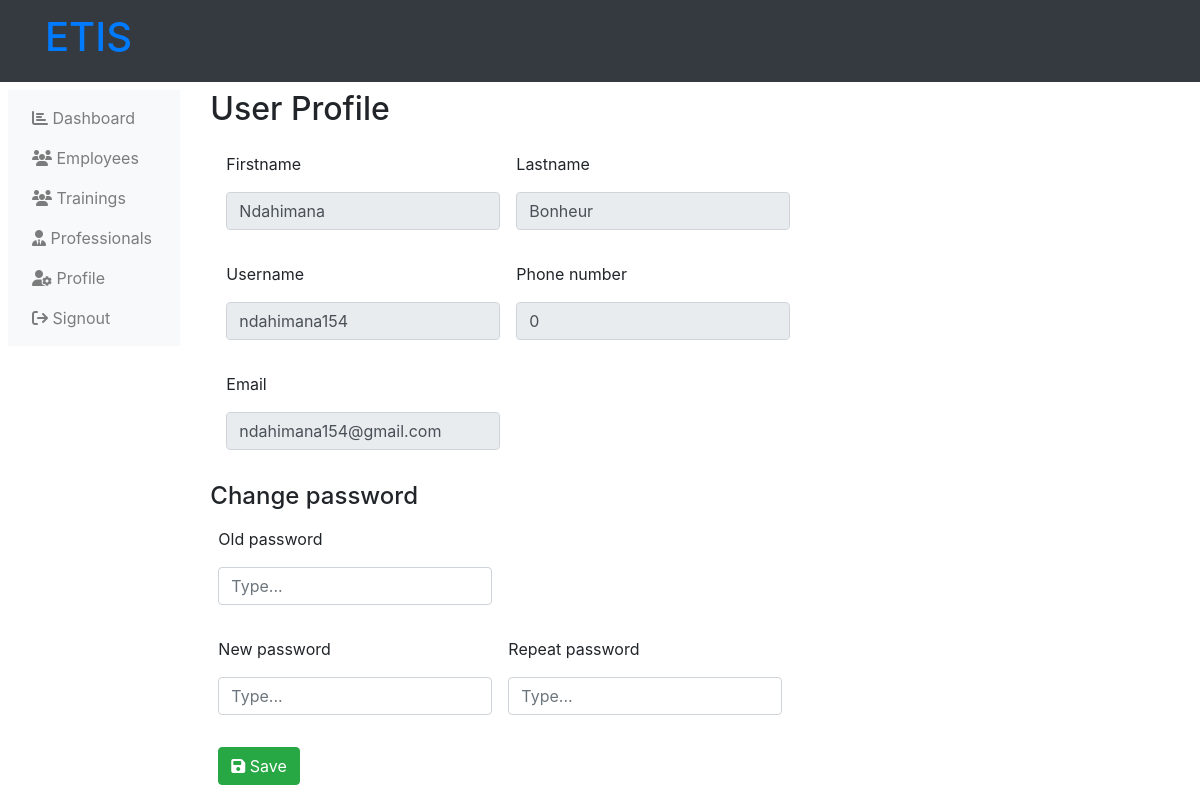
Before: /administrator-profile-settings.php (signed in) with the older database file.
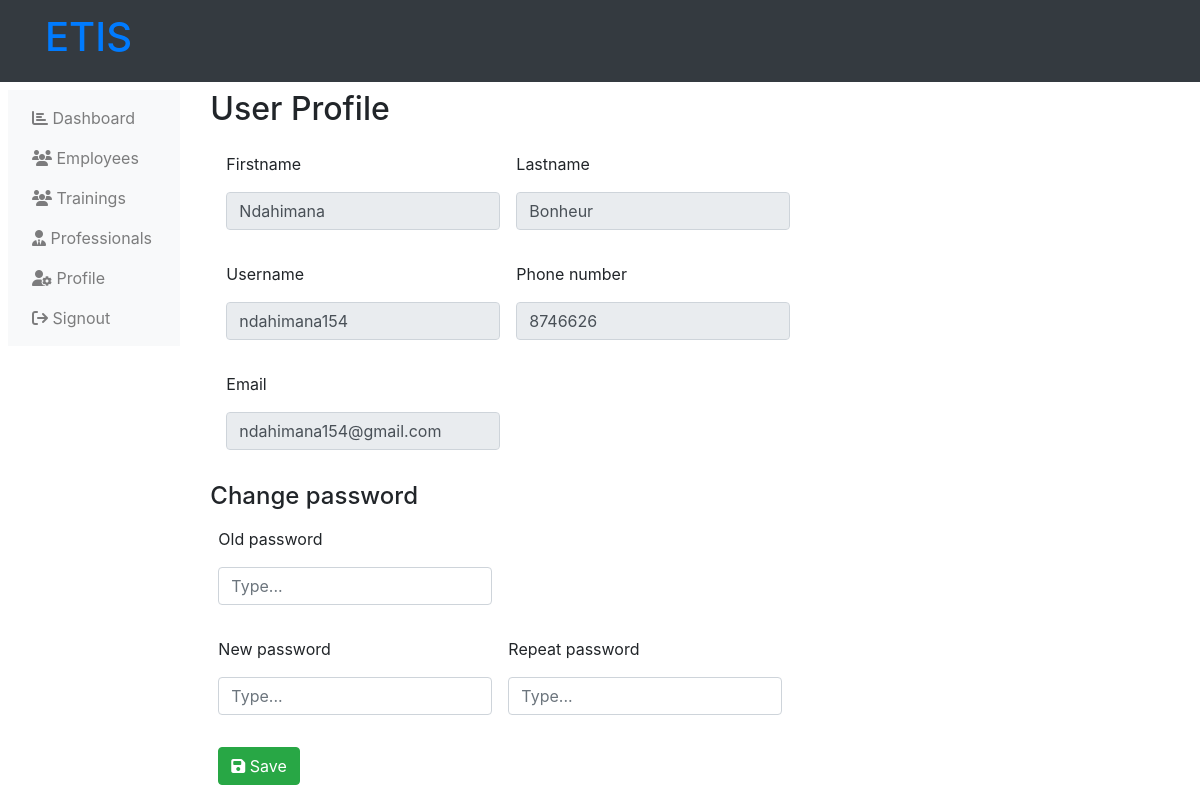
After: the same page with the newer database file.
### tables this page shows
CREATE TABLE `users` (
  `user_id` int(11) NOT NULL,
  `user_nid` text NOT NULL,
  `user_name` varchar(255) NOT NULL,
  `user_fn` varchar(255) NOT NULL,
  `user_ln` varchar(255) NOT NULL,
  `user_email` varchar(255) NOT NULL,
  `user_phone` int(11) NOT NULL,
  `user_pass` varchar(255) NOT NULL,
  `user_type` varchar(255) NOT NULL,
  `department` int(11) NOT NULL,
  `user_state` varchar(255) NOT NULL
);

### php/administration-sessions.php (called while the page is built)
<?php
    $acting_admin_id = $_SESSION['user_id'];
    $getuserinfos = mysqli_query($server,"SELECT * from users WHERE
        user_id = '$acting_admin_id' AND user_type = 'Administration'
    ");
    $data_user_infos = mysqli_fetch_array($getuserinfos);
    $acting_fn = $data_user_infos['user_fn'];
    $acting_ln = $data_user_infos['user_ln'];
    $acting_username = $data_user_infos['user_name'];
    $acting_email = $data_user_infos['user_email'];
    $acting_userphone = $data_user_infos['user_phone'];
?>

### administrator-profile-settings.php (the view, shortened to what the changed rows need)
<?php
    include('php/connection.php');
    if (!isset($_SESSION['user_name'])) {
        header("location: user-login.php");
    } elseif ($_SESSION['user_type'] != 'Administration') {
        header("location: user-login.php");
    } else {
        include("php\administration-sessions.php");
    }
?>
<!DOCTYPE html>
<html lang="en">
<head>
    <link rel="stylesheet" href="https://maxcdn.bootstrapcdn.com/bootstrap/4.5.2/css/bootstrap.min.css">
    <link rel="stylesheet" href="https://cdnjs.cloudflare.com/ajax/libs/font-awesome/6.4.2/css/all.min.css" />
</head>
<body>
    <?php include("php/administration-header.php"); ?>
        <div class="row p-2">
            <div class="col-md-10">
                <h2>
                    User Profile
                </h2>
                <form action="" method="post" class="p-2">
                    <div class="d-flex">
                        <div class="form-group m-2">
                            <p>
                                <input type="text" name="fn" placeholder="Type..." value="<?php echo $acting_fn ?>" class="form-control" required readonly>
                            </p>
                        </div>
                        <div class="form-group m-2">
                            <p>
                                <input type="text" name="ln" placeholder="Type..." value="<?php echo $acting_ln ?>" class="form-control" required readonly>
                            </p>
                        </div>
                    </div>
                    <div class="d-flex">
                        <div class="form-group m-2">
                            <p>
                                <input type="email" name="un" placeholder="Type..." value="<?php echo $acting_username ?>" class="form-control" required readonly>
                            </p>
                        </div>
                        <div class="form-group m-2">
                            <p>
                                <input type="number" name="ph" placeholder="Type..." value="<?php echo $acting_userphone ?>" class="form-control" required readonly>
                            </p>
                        </div>
                    </div>
                    <div class="d-flex">
                        <div class="form-group m-2">
                            <p>
                                <input type="email" name="em" placeholder="Type..." value="<?php echo $acting_email ?>" class="form-control" required readonly>
                            </p>
                        </div>
                    </div>
                </form>
            </div>
        </div>
</body>
</html>

Changed rows visible on the page:
changed users "Ndahimana": ph "0" → "8746626"
